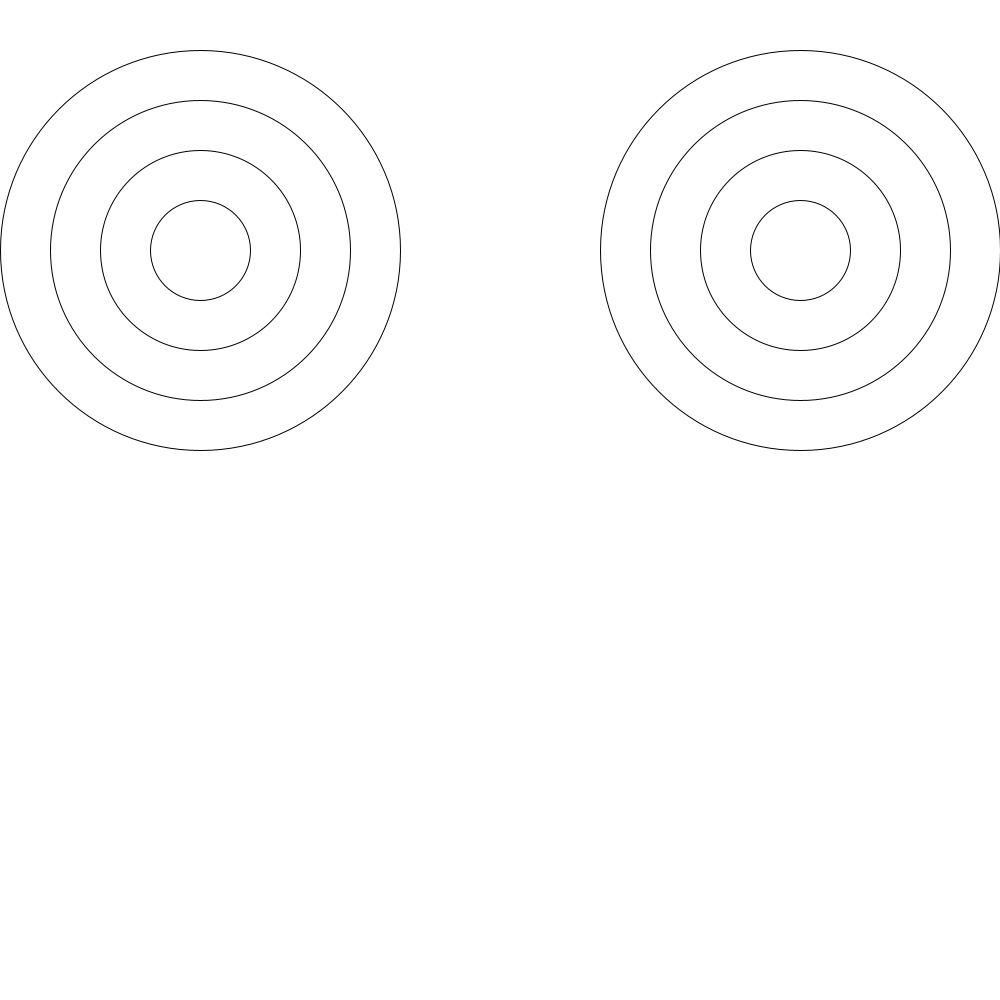
Frame 1 (no input)
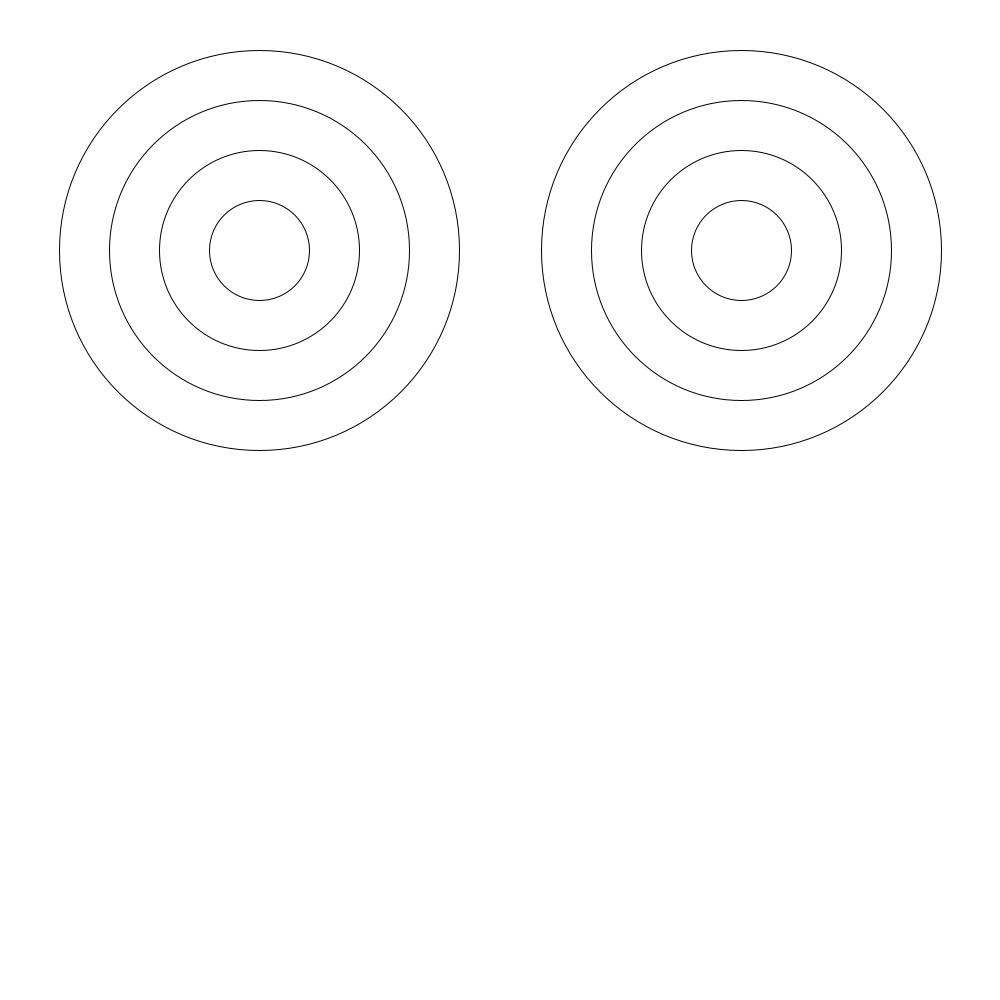
Frame 60 (the mouse pressed at the canvas centre just before this capture)
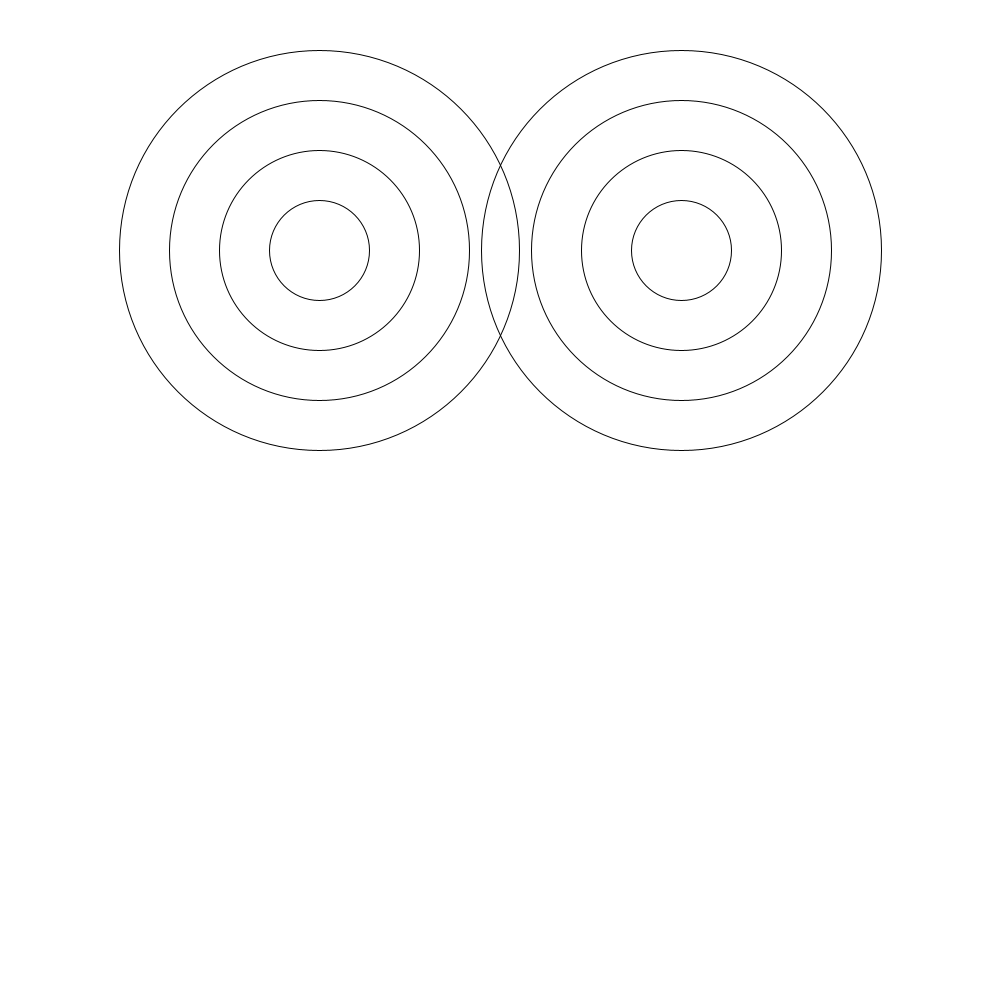
Frame 120 (the mouse held since frame 60 and released just before this capture)

The Processing sketch that drew these frames (run headless with seeded random() and noise(); from frame 60 on, the mouse is pressed at the canvas centre):

// Processing sketch: amazing_rings
// ── amazing_rings.pde
int x1 = 200;
 int x2 = 800;
void setup() {
 
  // set the size of your sketch
  size(1000,1000);



}
void draw() {
 background(#FFFFFF);
  for (int i = 0; i < 5; i++) {
noFill();
   ellipse(x1,250,i*100,i*100);
    noFill();
     ellipse(x2,250,i*100,i*100);

}
if(x1>1000){
 x1=0; 
}
if(x2<0){
 x2=1000; 
}
x1++;
 x2--;
  //Starting with the largest ellipse, use a for loop to draw a bullseye with ellipses.

}
  
  //Use an if statement and modulo to alternate the color of your rings.
  
  
